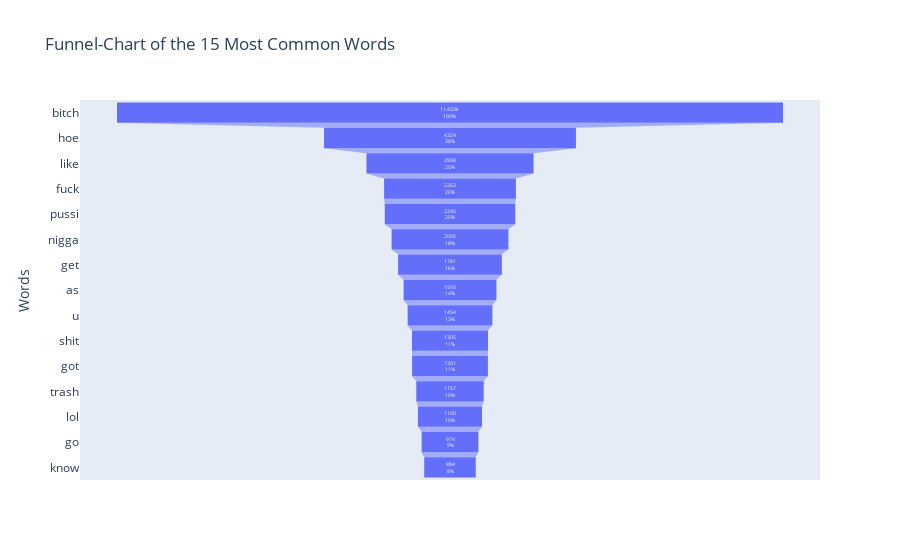

Write notebook code for a chart like this one.
### Code cell
import plotly.graph_objects as go

# Get the 15 most common words
most_common_words = sorted(word_freq.items(), key=lambda x: x[1], reverse=True)[:15]
words, frequencies = zip(*most_common_words)  # unzip the list of tuples

# Create a funnel chart
fig = go.Figure(go.Funnel(
    y = list(words),
    x = list(frequencies),
    textinfo = "value+percent initial"
))

fig.update_layout(
    title = "Funnel-Chart of the 15 Most Common Words",
    xaxis_title = "Frequency",
    yaxis_title = "Words"
)
plt.savefig('../plots/Funnel chart of the most common words.png')
fig.show()

### Figure 1 — Plotly figure (JSON) as saved in the notebook; plotly's stock layout.template omitted (floating-point values rounded to 4 significant figures)
{"data": [{"textinfo": "value+percent initial", "type": "funnel", "x": [11433, 4324, 2868, 2263, 2240, 2005, 1781, 1593, 1454, 1305, 1301, 1157, 1100, 974, 884], "y": ["bitch", "hoe", "like", "fuck", "pussi", "nigga", "get", "as", "u", "shit", "got", "trash", "lol", "go", "know"]}], "layout": {"title": {"text": "Funnel-Chart of the 15 Most Common Words"}, "xaxis": {"title": {"text": "Frequency"}}, "yaxis": {"title": {"text": "Words"}}}}
